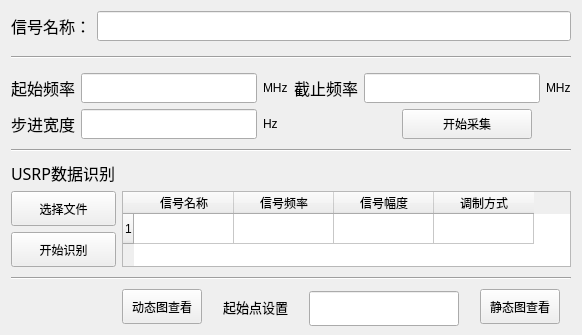
          <widget class="QWidget" name="tab_2">
           <attribute name="title">
            <string>USRP信号采集与识别</string>
           </attribute>
           <layout class="QVBoxLayout" name="verticalLayout_4">
            <item>
             <layout class="QHBoxLayout" name="horizontalLayout_9">
              <item>
               <widget class="QLabel" name="label_30">
                <property name="font">
                 <font>
                  <family>宋体</family>
                  <pointsize>12</pointsize>
                 </font>
                </property>
                <property name="layoutDirection">
                 <enum>Qt::RightToLeft</enum>
                </property>
                <property name="text">
                 <string>信号名称：</string>
                </property>
               </widget>
              </item>
              <item>
               <widget class="QLineEdit" name="lineEdit_19">
                <property name="font">
                 <font>
                  <family>Times New Roman</family>
                  <pointsize>14</pointsize>
                  <weight>75</weight>
                  <bold>true</bold>
                 </font>
                </property>
               </widget>
              </item>
             </layout>
            </item>
            <item>
             <widget class="Line" name="line_6">
              <property name="minimumSize">
               <size>
                <width>20</width>
                <height>20</height>
               </size>
              </property>
              <property name="orientation">
               <enum>Qt::Horizontal</enum>
              </property>
             </widget>
            </item>
            <item>
             <layout class="QGridLayout" name="gridLayout_6">
              <item row="0" column="0">
               <widget class="QLabel" name="label_31">
                <property name="font">
                 <font>
                  <family>宋体</family>
                  <pointsize>12</pointsize>
                 </font>
                </property>
                <property name="text">
                 <string>起始频率</string>
                </property>
                <property name="buddy">
                 <cstring>lineEdit_20</cstring>
                </property>
               </widget>
              </item>
              <item row="0" column="1">
               <widget class="QLineEdit" name="lineEdit_20">
                <property name="font">
                 <font>
                  <family>Times New Roman</family>
                  <pointsize>14</pointsize>
                  <weight>50</weight>
                  <bold>false</bold>
                 </font>
                </property>
               </widget>
              </item>
              <item row="0" column="2">
               <widget class="QLabel" name="label_32">
                <property name="text">
                 <string>MHz</string>
                </property>
               </widget>
              </item>
              <item row="0" column="3">
               <widget class="QLabel" name="label_33">
                <property name="enabled">
                 <bool>true</bool>
                </property>
                <property name="font">
                 <font>
                  <family>SimSun-ExtB</family>
                  <pointsize>12</pointsize>
                 </font>
                </property>
                <property name="layoutDirection">
                 <enum>Qt::LeftToRight</enum>
                </property>
                <property name="locale">
                 <locale language="Chinese" country="China"/>
                </property>
                <property name="lineWidth">
                 <number>1</number>
                </property>
                <property name="text">
                 <string>截止频率</string>
                </property>
                <property name="buddy">
                 <cstring>lineEdit_21</cstring>
                </property>
               </widget>
              </item>
              <item row="0" column="4">
               <widget class="QLineEdit" name="lineEdit_21">
                <property name="font">
                 <font>
                  <family>Times New Roman</family>
                  <pointsize>14</pointsize>
                  <weight>50</weight>
                  <bold>false</bold>
                 </font>
                </property>
               </widget>
              </item>
              <item row="1" column="1">
               <widget class="QLineEdit" name="lineEdit_22">
                <property name="font">
                 <font>
                  <family>Times New Roman</family>
                  <pointsize>14</pointsize>
                  <weight>75</weight>
                  <bold>true</bold>
                 </font>
                </property>
               </widget>
              </item>
              <item row="1" column="2">
               <widget class="QLabel" name="label_36">
                <property name="text">
                 <string>Hz</string>
                </property>
               </widget>
              </item>
              <item row="1" column="0">
               <widget class="QLabel" name="label_35">
                <property name="font">
                 <font>
                  <family>宋体</family>
                  <pointsize>12</pointsize>
                 </font>
                </property>
                <property name="text">
                 <string>步进宽度</string>
                </property>
                <property name="buddy">
                 <cstring>lineEdit_22</cstring>
                </property>
               </widget>
              </item>
              <item row="0" column="5">
               <widget class="QLabel" name="label_34">
                <property name="text">
                 <string>MHz</string>
                </property>
               </widget>
              </item>
              <item row="1" column="4" colspan="2">
               <layout class="QHBoxLayout" name="horizontalLayout_8">
                <item>
                 <widget class="QPushButton" name="pushButton_16">
                  <property name="minimumSize">
                   <size>
                    <width>100</width>
                    <height>30</height>
                   </size>
                  </property>
                  <property name="maximumSize">
                   <size>
                    <width>130</width>
                    <height>16777215</height>
                   </size>
                  </property>
                  <property name="cursor">
                   <cursorShape>ArrowCursor</cursorShape>
                  </property>
                  <property name="text">
                   <string>开始采集</string>
                  </property>
                 </widget>
                </item>
               </layout>
              </item>
             </layout>
            </item>
            <item>
             <widget class="Line" name="line_7">
              <property name="minimumSize">
               <size>
                <width>0</width>
                <height>10</height>
               </size>
              </property>
              <property name="orientation">
               <enum>Qt::Horizontal</enum>
              </property>
             </widget>
            </item>
            <item>
             <layout class="QGridLayout" name="gridLayout_5">
              <item row="1" column="0">
               <widget class="QPushButton" name="pushButton_17">
                <property name="sizePolicy">
                 <sizepolicy hsizetype="Minimum" vsizetype="Fixed">
                  <horstretch>0</horstretch>
                  <verstretch>0</verstretch>
                 </sizepolicy>
                </property>
                <property name="minimumSize">
                 <size>
                  <width>0</width>
                  <height>35</height>
                 </size>
                </property>
                <property name="cursor">
                 <cursorShape>PointingHandCursor</cursorShape>
                </property>
                <property name="text">
                 <string>选择文件</string>
                </property>
               </widget>
              </item>
              <item row="2" column="0">
               <widget class="QPushButton" name="pushButton_18">
                <property name="minimumSize">
                 <size>
                  <width>0</width>
                  <height>35</height>
                 </size>
                </property>
                <property name="cursor">
                 <cursorShape>PointingHandCursor</cursorShape>
                </property>
                <property name="text">
                 <string>开始识别</string>
                </property>
               </widget>
              </item>
              <item row="1" column="1" rowspan="2">
               <widget class="QTableWidget" name="tableWidget_3">
                <row>
                 <property name="text">
                  <string>1</string>
                 </property>
                </row>
                <column>
                 <property name="text">
                  <string>信号名称</string>
                 </property>
                </column>
                <column>
                 <property name="text">
                  <string>信号频率</string>
                 </property>
                </column>
                <column>
                 <property name="text">
                  <string>信号幅度</string>
                 </property>
                </column>
                <column>
                 <property name="text">
                  <string>调制方式</string>
                 </property>
                </column>
                <item row="0" column="1">
                 <property name="text">
                  <string/>
                 </property>
                </item>
               </widget>
              </item>
              <item row="0" column="0">
               <widget class="QLabel" name="label_29">
                <property name="maximumSize">
                 <size>
                  <width>200</width>
                  <height>30</height>
                 </size>
                </property>
                <property name="font">
                 <font>
                  <family>宋体</family>
                  <pointsize>12</pointsize>
                 </font>
                </property>
                <property name="layoutDirection">
                 <enum>Qt::RightToLeft</enum>
                </property>
                <property name="text">
                 <string>USRP数据识别</string>
                </property>
               </widget>
              </item>
             </layout>
            </item>
            <item>
             <widget class="Line" name="line_8">
              <property name="minimumSize">
               <size>
                <width>0</width>
                <height>10</height>
               </size>
              </property>
              <property name="orientation">
               <enum>Qt::Horizontal</enum>
              </property>
             </widget>
            </item>
            <item>
             <layout class="QHBoxLayout" name="horizontalLayout_7" stretch="0,0,0,0">
              <property name="spacing">
               <number>10</number>
              </property>
              <property name="sizeConstraint">
               <enum>QLayout::SetDefaultConstraint</enum>
              </property>
              <property name="leftMargin">
               <number>100</number>
              </property>
              <item>
               <widget class="QPushButton" name="pushButton_10">
                <property name="sizePolicy">
                 <sizepolicy hsizetype="Fixed" vsizetype="Fixed">
                  <horstretch>0</horstretch>
                  <verstretch>0</verstretch>
                 </sizepolicy>
                </property>
                <property name="minimumSize">
                 <size>
                  <width>40</width>
                  <height>35</height>
                 </size>
                </property>
                <property name="cursor">
                 <cursorShape>PointingHandCursor</cursorShape>
                </property>
                <property name="layoutDirection">
                 <enum>Qt::LeftToRight</enum>
                </property>
                <property name="text">
                 <string>动态图查看</string>
                </property>
               </widget>
              </item>
              <item>
               <widget class="QLabel" name="label_3">
                <property name="sizePolicy">
                 <sizepolicy hsizetype="Fixed" vsizetype="Preferred">
                  <horstretch>0</horstretch>
                  <verstretch>0</verstretch>
                 </sizepolicy>
                </property>
                <property name="font">
                 <font>
                  <family>宋体</family>
                  <pointsize>10</pointsize>
                  <weight>50</weight>
                  <bold>false</bold>
                 </font>
                </property>
                <property name="text">
                 <string>起始点设置</string>
                </property>
                <property name="buddy">
                 <cstring>lineEdit_18</cstring>
                </property>
               </widget>
              </item>
              <item>
               <widget class="QLineEdit" name="lineEdit_18">
                <property name="minimumSize">
                 <size>
                  <width>0</width>
                  <height>35</height>
                 </size>
                </property>
                <property name="maximumSize">
                 <size>
                  <width>150</width>
                  <height>30</height>
                 </size>
                </property>
                <property name="font">
                 <font>
                  <family>Times New Roman</family>
                  <pointsize>14</pointsize>
                  <weight>50</weight>
                  <bold>false</bold>
                 </font>
                </property>
                <property name="cursor">
                 <cursorShape>IBeamCursor</cursorShape>
                </property>
                <property name="cursorPosition">
                 <number>0</number>
                </property>
               </widget>
              </item>
              <item>
               <widget class="QPushButton" name="pushButton_15">
                <property name="sizePolicy">
                 <sizepolicy hsizetype="Fixed" vsizetype="Fixed">
                  <horstretch>0</horstretch>
                  <verstretch>0</verstretch>
                 </sizepolicy>
                </property>
                <property name="minimumSize">
                 <size>
                  <width>0</width>
                  <height>35</height>
                 </size>
                </property>
                <property name="cursor">
                 <cursorShape>PointingHandCursor</cursorShape>
                </property>
                <property name="text">
                 <string>静态图查看</string>
                </property>
               </widget>
              </item>
             </layout>
            </item>
           </layout>
          </widget>
